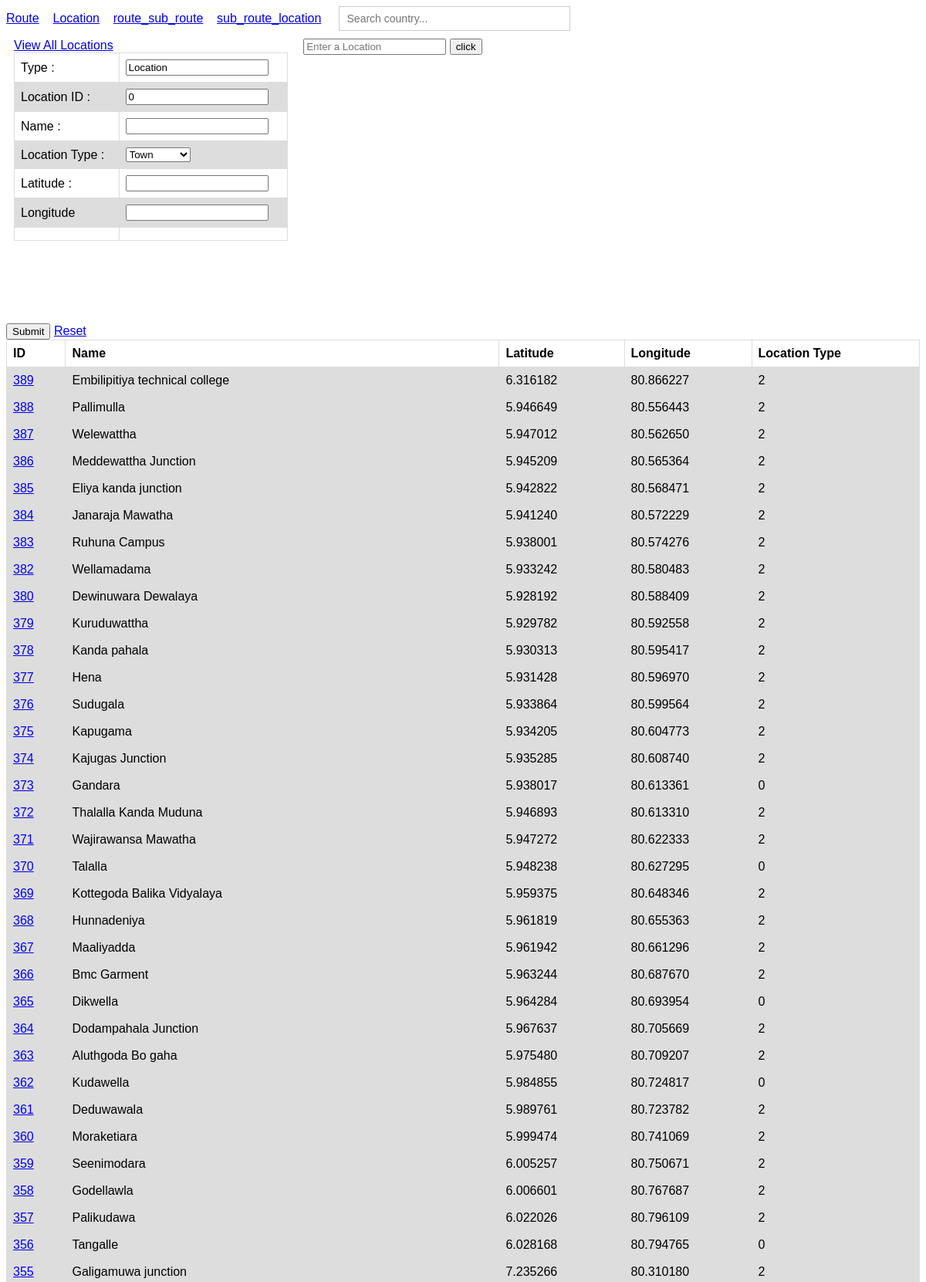
Page /new/location.php (upper part) on the committed database.
### tables this page shows
CREATE TABLE `location` (
  `ID` int(11) NOT NULL AUTO_INCREMENT,
  `Name` varchar(150) NOT NULL,
  `Latitude` varchar(15) DEFAULT NULL,
  `Longitude` varchar(15) DEFAULT NULL,
  `Type` int(1) DEFAULT '0',
  PRIMARY KEY (`ID`),
  UNIQUE KEY `Name_UNIQUE` (`Name`)
);

### new/location.php (the view, shortened to what this page needs)
<!DOCTYPE html>
<html>
<head>
</head>
<body>
	<?php
		include('index.php');
		include ('search-form.php');
		include ('backend-search.php');
		$loc = new stdClass();
		$loc->name = "";
		$loc->type = 0;
		$loc->id = 0;
		$types = array('Town','Bus Stand','Bus Halt','Village','Place');
		$n = count($types);
	?>
	<div class="row">
		 <div class="column side">
				<a href="view_locations.php">View All Locations</a><br>
				<form action="submit.php" method="get">
		<table>
			<tr>
				<td><span>Type : </span></td>
				<td><input type="text" name="Type" value="Location" readonly></td>
			</tr>
			<tr>
				<td><span>Location ID : </span></td>
				<td><input type="text" name = "id" value=<?php echo '"'.$loc->id.'"'; ?> readonly ></td>
			</tr>
			<tr>
				<td><span>Name : </span></td>
				<td><input type="text" name="Name" value=<?php echo '"'.$loc->name.'"'; ?>></td>
			</tr>
			<tr>
				<td><span>Location Type : </span></td>
				<td>
					<select id="country" name="LocationType">
		<?php
			for($i = 0; $i < $n ; $i++){
				echo '<option value="'.$i.'" '.($i == $loc->type ? "selected" : "").'>'.$types[$i].'</option>';
			}
		?>
					</select>
					</td>
			</tr>
			<tr>
				<td><span>Latitude : </span></td>
				<td><input type="text" name = "Latitude"  id="Latitude"></td>
			</tr>
			<tr>
				<td><span>Longitude  </span></td>
				<td><input type="text" name = "Longitude" id="Longitude"></td>
			</tr>
			<tr><td></td><td></td></tr>
			</table>
	    	</form>
        </div>
	 	 <div class="column middle">
	 	 	<div>
			        <input id="seach_location" class="controls" type="text"
			            placeholder="Enter a Location " >
			          <button id="btn_search">click</button>
			</div>
	 	 	<div id="map" style="width: 800px; height: 320px;"></div>
	 	 </div>
	</div>
			<br>
		<input type="submit" name="">
		<a href="location.php">Reset</a>
	<div>
		<table>
			<tr>
				<th>ID</th>
				<th>Name</th>
				<th>Latitude</th>
				<th>Longitude</th>
				<th>Location Type</th>
			</tr>
<?php
	$sql1 = "SELECT * FROM location  order by ID DESC";
    $result = mysqli_query($conn,$sql1);
    while($row=mysqli_fetch_assoc($result)){
		echo "<tr>";
		echo '<td><a href="location.php?id='.$row['ID'].'">'.$row['ID']."</a></td>";
		echo "<td>".$row['Name']."</td>";
		echo "<td>".$row['Latitude']."</td>";
		echo "<td>".$row['Longitude']."</td>";
		echo "<td>".$row['Type']."</td>";
		echo "<tr>";
	}
?>
		</table>
	</div>
</body>
</html>

### new/index.php
<?php
	echo '<a href="route.php">Route</a>&nbsp;&nbsp;&nbsp;&nbsp;';
	echo '<a href="location.php">Location</a>&nbsp;&nbsp;&nbsp;&nbsp;';
	echo '<a href="route_sub_route.php">route_sub_route</a>&nbsp;&nbsp;&nbsp;&nbsp;';
	echo '<a href="sub_route_location.php">sub_route_location</a>&nbsp;&nbsp;&nbsp;&nbsp;';
?>

### new/search/search-form.php (shortened to what this page needs)
<!DOCTYPE html>
<html lang="en">
<head>
</head>
<body>
    <div class="search-box">
        <input type="text" autocomplete="off" placeholder="Search country..." />
    </div>
</body>
</html>

### new/location.php (style rules this page uses)
table { font-family: arial, sans-serif; border-collapse: collapse; width: 100%; }
td, th { border: 1px solid #dddddd; text-align: left; padding: 8px; }
tr:nth-child(even) { background-color: #dddddd; }
.column { float: left; padding: 10px; }
.column.side { width: 30%; height: 90%; }
.column.middle { width: 65%; height: 90%; }
.row:after { content: ""; display: table; clear: both; height: 90%; }

### new/search/search-form.php (style rules this page uses)
body { font-family: Arail, sans-serif; }
.search-box { width: 300px; position: relative; display: inline-block; font-size: 14px; }
.search-box input[type="text"] { height: 32px; padding: 5px 10px; border: 1px solid #CCCCCC; font-size: 14px; }
.search-box input[type="text"], .result { width: 100%; box-sizing: border-box; }

### rows in the picture
location: ID "389", Name "Embilipitiya technical college", Latitude "6.316182", Longitude "80.866227", Type "2"
location: ID "388", Name "Pallimulla", Latitude "5.946649", Longitude "80.556443", Type "2"
location: ID "387", Name "Welewattha", Latitude "5.947012", Longitude "80.562650", Type "2"
location: ID "386", Name "Meddewattha Junction", Latitude "5.945209", Longitude "80.565364", Type "2"
location: ID "385", Name "Eliya kanda junction", Latitude "5.942822", Longitude "80.568471", Type "2"
location: ID "384", Name "Janaraja Mawatha", Latitude "5.941240", Longitude "80.572229", Type "2"
location: ID "383", Name "Ruhuna Campus", Latitude "5.938001", Longitude "80.574276", Type "2"
location: ID "382", Name "Wellamadama", Latitude "5.933242", Longitude "80.580483", Type "2"
location: ID "380", Name "Dewinuwara Dewalaya", Latitude "5.928192", Longitude "80.588409", Type "2"
location: ID "379", Name "Kuruduwattha", Latitude "5.929782", Longitude "80.592558", Type "2"
location: ID "378", Name "Kanda pahala", Latitude "5.930313", Longitude "80.595417", Type "2"
location: ID "377", Name "Hena", Latitude "5.931428", Longitude "80.596970", Type "2"
location: ID "376", Name "Sudugala", Latitude "5.933864", Longitude "80.599564", Type "2"
location: ID "375", Name "Kapugama", Latitude "5.934205", Longitude "80.604773", Type "2"
location: ID "374", Name "Kajugas Junction", Latitude "5.935285", Longitude "80.608740", Type "2"
location: ID "373", Name "Gandara", Latitude "5.938017", Longitude "80.613361", Type "0"
location: ID "372", Name "Thalalla Kanda Muduna", Latitude "5.946893", Longitude "80.613310", Type "2"
location: ID "371", Name "Wajirawansa Mawatha", Latitude "5.947272", Longitude "80.622333", Type "2"
location: ID "370", Name "Talalla", Latitude "5.948238", Longitude "80.627295", Type "0"
location: ID "369", Name "Kottegoda Balika Vidyalaya", Latitude "5.959375", Longitude "80.648346", Type "2"
location: ID "368", Name "Hunnadeniya", Latitude "5.961819", Longitude "80.655363", Type "2"
location: ID "367", Name "Maaliyadda", Latitude "5.961942", Longitude "80.661296", Type "2"
location: ID "366", Name "Bmc Garment", Latitude "5.963244", Longitude "80.687670", Type "2"
location: ID "365", Name "Dikwella", Latitude "5.964284", Longitude "80.693954", Type "0"
location: ID "364", Name "Dodampahala Junction", Latitude "5.967637", Longitude "80.705669", Type "2"
location: ID "363", Name "Aluthgoda Bo gaha", Latitude "5.975480", Longitude "80.709207", Type "2"
location: ID "362", Name "Kudawella", Latitude "5.984855", Longitude "80.724817", Type "0"
location: ID "361", Name "Deduwawala", Latitude "5.989761", Longitude "80.723782", Type "2"
location: ID "360", Name "Moraketiara", Latitude "5.999474", Longitude "80.741069", Type "2"
location: ID "359", Name "Seenimodara", Latitude "6.005257", Longitude "80.750671", Type "2"
location: ID "358", Name "Godellawla", Latitude "6.006601", Longitude "80.767687", Type "2"
location: ID "357", Name "Palikudawa", Latitude "6.022026", Longitude "80.796109", Type "2"
location: ID "356", Name "Tangalle", Latitude "6.028168", Longitude "80.794765", Type "0"
location: ID "355", Name "Galigamuwa junction", Latitude "7.235266", Longitude "80.310180", Type "2"

### other values in the picture
form field LocationType "Town"
